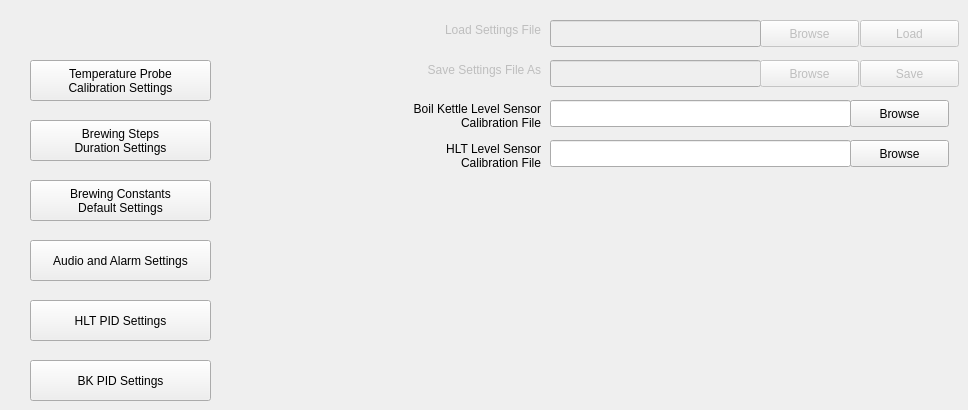
    <widget class="QWidget" name="tab_11">
     <attribute name="title">
      <string>SETTINGS</string>
     </attribute>
     <widget class="QPushButton" name="PB_Settings_TempCalibrationPopup">
      <property name="geometry">
       <rect>
        <x>30</x>
        <y>60</y>
        <width>181</width>
        <height>41</height>
       </rect>
      </property>
      <property name="text">
       <string>Temperature Probe
Calibration Settings</string>
      </property>
     </widget>
     <widget class="QPushButton" name="PB_Settings_DurationSettings">
      <property name="geometry">
       <rect>
        <x>30</x>
        <y>120</y>
        <width>181</width>
        <height>41</height>
       </rect>
      </property>
      <property name="text">
       <string>Brewing Steps
Duration Settings</string>
      </property>
     </widget>
     <widget class="QPushButton" name="PB_Settings_BrewConstants">
      <property name="geometry">
       <rect>
        <x>30</x>
        <y>180</y>
        <width>181</width>
        <height>41</height>
       </rect>
      </property>
      <property name="text">
       <string>Brewing Constants
Default Settings</string>
      </property>
     </widget>
     <widget class="QPushButton" name="PB_Settings_AudioAlarmSettingsPopup">
      <property name="geometry">
       <rect>
        <x>30</x>
        <y>240</y>
        <width>181</width>
        <height>41</height>
       </rect>
      </property>
      <property name="text">
       <string>Audio and Alarm Settings</string>
      </property>
     </widget>
     <widget class="QPushButton" name="PB_Settings_HLTPIDPopup">
      <property name="geometry">
       <rect>
        <x>30</x>
        <y>300</y>
        <width>181</width>
        <height>41</height>
       </rect>
      </property>
      <property name="text">
       <string>HLT PID Settings</string>
      </property>
     </widget>
     <widget class="QPushButton" name="PB_Settings_BKPIDPopup">
      <property name="geometry">
       <rect>
        <x>30</x>
        <y>360</y>
        <width>181</width>
        <height>41</height>
       </rect>
      </property>
      <property name="text">
       <string>BK PID Settings</string>
      </property>
     </widget>
     <widget class="QPushButton" name="pushButton_14">
      <property name="enabled">
       <bool>false</bool>
      </property>
      <property name="geometry">
       <rect>
        <x>860</x>
        <y>20</y>
        <width>99</width>
        <height>27</height>
       </rect>
      </property>
      <property name="text">
       <string>Load</string>
      </property>
     </widget>
     <widget class="QPushButton" name="pushButton_15">
      <property name="enabled">
       <bool>false</bool>
      </property>
      <property name="geometry">
       <rect>
        <x>760</x>
        <y>20</y>
        <width>99</width>
        <height>27</height>
       </rect>
      </property>
      <property name="text">
       <string>Browse</string>
      </property>
     </widget>
     <widget class="QPushButton" name="pushButton_16">
      <property name="enabled">
       <bool>false</bool>
      </property>
      <property name="geometry">
       <rect>
        <x>860</x>
        <y>60</y>
        <width>99</width>
        <height>27</height>
       </rect>
      </property>
      <property name="text">
       <string>Save</string>
      </property>
     </widget>
     <widget class="QLabel" name="label_145">
      <property name="enabled">
       <bool>false</bool>
      </property>
      <property name="geometry">
       <rect>
        <x>380</x>
        <y>20</y>
        <width>161</width>
        <height>20</height>
       </rect>
      </property>
      <property name="text">
       <string>Load Settings File</string>
      </property>
      <property name="alignment">
       <set>Qt::AlignRight|Qt::AlignTrailing|Qt::AlignVCenter</set>
      </property>
     </widget>
     <widget class="QLineEdit" name="lineEdit_31">
      <property name="enabled">
       <bool>false</bool>
      </property>
      <property name="geometry">
       <rect>
        <x>550</x>
        <y>60</y>
        <width>211</width>
        <height>27</height>
       </rect>
      </property>
     </widget>
     <widget class="QLabel" name="label_146">
      <property name="enabled">
       <bool>false</bool>
      </property>
      <property name="geometry">
       <rect>
        <x>380</x>
        <y>60</y>
        <width>161</width>
        <height>20</height>
       </rect>
      </property>
      <property name="text">
       <string>Save Settings File As</string>
      </property>
      <property name="alignment">
       <set>Qt::AlignRight|Qt::AlignTrailing|Qt::AlignVCenter</set>
      </property>
     </widget>
     <widget class="QLineEdit" name="lineEdit_32">
      <property name="enabled">
       <bool>false</bool>
      </property>
      <property name="geometry">
       <rect>
        <x>550</x>
        <y>20</y>
        <width>211</width>
        <height>27</height>
       </rect>
      </property>
     </widget>
     <widget class="QPushButton" name="pushButton_17">
      <property name="enabled">
       <bool>false</bool>
      </property>
      <property name="geometry">
       <rect>
        <x>760</x>
        <y>60</y>
        <width>99</width>
        <height>27</height>
       </rect>
      </property>
      <property name="text">
       <string>Browse</string>
      </property>
     </widget>
     <widget class="QPushButton" name="PB_Settings_BoilCal_Browse">
      <property name="geometry">
       <rect>
        <x>850</x>
        <y>100</y>
        <width>99</width>
        <height>27</height>
       </rect>
      </property>
      <property name="text">
       <string>Browse</string>
      </property>
     </widget>
     <widget class="QLabel" name="label_152">
      <property name="geometry">
       <rect>
        <x>380</x>
        <y>140</y>
        <width>161</width>
        <height>31</height>
       </rect>
      </property>
      <property name="text">
       <string>HLT Level Sensor
Calibration File</string>
      </property>
      <property name="alignment">
       <set>Qt::AlignRight|Qt::AlignTrailing|Qt::AlignVCenter</set>
      </property>
     </widget>
     <widget class="QLabel" name="label_116">
      <property name="geometry">
       <rect>
        <x>350</x>
        <y>100</y>
        <width>191</width>
        <height>31</height>
       </rect>
      </property>
      <property name="text">
       <string>Boil Kettle Level Sensor
Calibration File</string>
      </property>
      <property name="alignment">
       <set>Qt::AlignRight|Qt::AlignTrailing|Qt::AlignVCenter</set>
      </property>
     </widget>
     <widget class="QLineEdit" name="LE_Settings_Boil_Level_Cal_File">
      <property name="geometry">
       <rect>
        <x>550</x>
        <y>100</y>
        <width>301</width>
        <height>27</height>
       </rect>
      </property>
     </widget>
     <widget class="QLineEdit" name="LE_Settings_HLT_Level_Cal_File">
      <property name="geometry">
       <rect>
        <x>550</x>
        <y>140</y>
        <width>301</width>
        <height>27</height>
       </rect>
      </property>
     </widget>
     <widget class="QPushButton" name="PB_Settings_HLTCal_Browse">
      <property name="geometry">
       <rect>
        <x>850</x>
        <y>140</y>
        <width>99</width>
        <height>27</height>
       </rect>
      </property>
      <property name="text">
       <string>Browse</string>
      </property>
     </widget>
    </widget>
